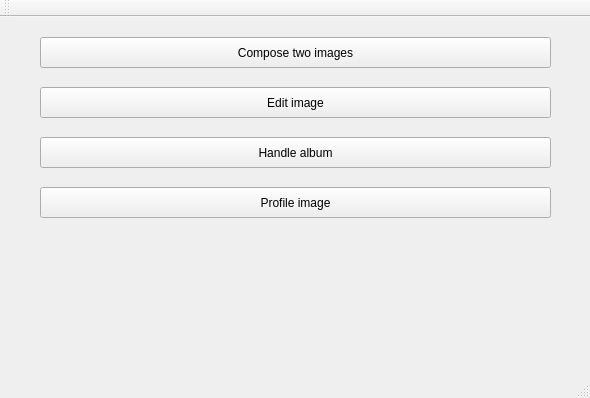
<?xml version="1.0" encoding="UTF-8"?>
<ui version="4.0">
 <class>MainWindow</class>
 <widget class="QMainWindow" name="MainWindow">
  <property name="geometry">
   <rect>
    <x>0</x>
    <y>0</y>
    <width>590</width>
    <height>398</height>
   </rect>
  </property>
  <property name="windowTitle">
   <string>MainWindow</string>
  </property>
  <widget class="QWidget" name="centralWidget">
   <widget class="QPushButton" name="compose2img">
    <property name="geometry">
     <rect>
      <x>40</x>
      <y>20</y>
      <width>511</width>
      <height>31</height>
     </rect>
    </property>
    <property name="text">
     <string>Compose two images</string>
    </property>
   </widget>
   <widget class="QPushButton" name="handleAlbum">
    <property name="geometry">
     <rect>
      <x>40</x>
      <y>120</y>
      <width>511</width>
      <height>31</height>
     </rect>
    </property>
    <property name="text">
     <string>Handle album</string>
    </property>
   </widget>
   <widget class="QPushButton" name="editImg">
    <property name="geometry">
     <rect>
      <x>40</x>
      <y>70</y>
      <width>511</width>
      <height>31</height>
     </rect>
    </property>
    <property name="text">
     <string>Edit image</string>
    </property>
   </widget>
   <widget class="QPushButton" name="profileImage">
    <property name="geometry">
     <rect>
      <x>40</x>
      <y>170</y>
      <width>511</width>
      <height>31</height>
     </rect>
    </property>
    <property name="text">
     <string>Profile image</string>
    </property>
   </widget>
  </widget>
  <widget class="QMenuBar" name="menuBar">
   <property name="geometry">
    <rect>
     <x>0</x>
     <y>0</y>
     <width>590</width>
     <height>27</height>
    </rect>
   </property>
  </widget>
  <widget class="QToolBar" name="mainToolBar">
   <attribute name="toolBarArea">
    <enum>TopToolBarArea</enum>
   </attribute>
   <attribute name="toolBarBreak">
    <bool>false</bool>
   </attribute>
  </widget>
  <widget class="QStatusBar" name="statusBar"/>
 </widget>
 <layoutdefault spacing="6" margin="11"/>
 <resources/>
 <connections/>
</ui>
